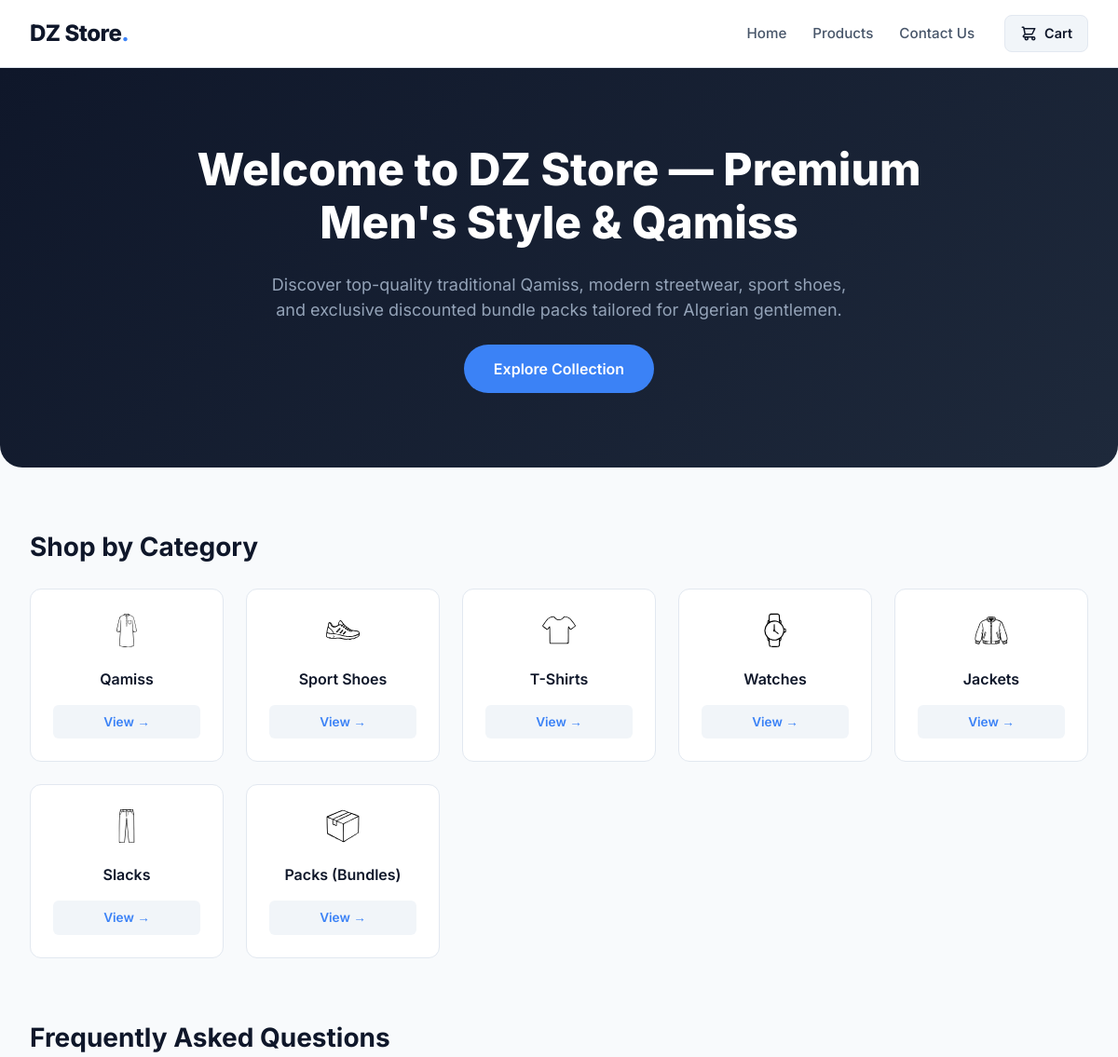
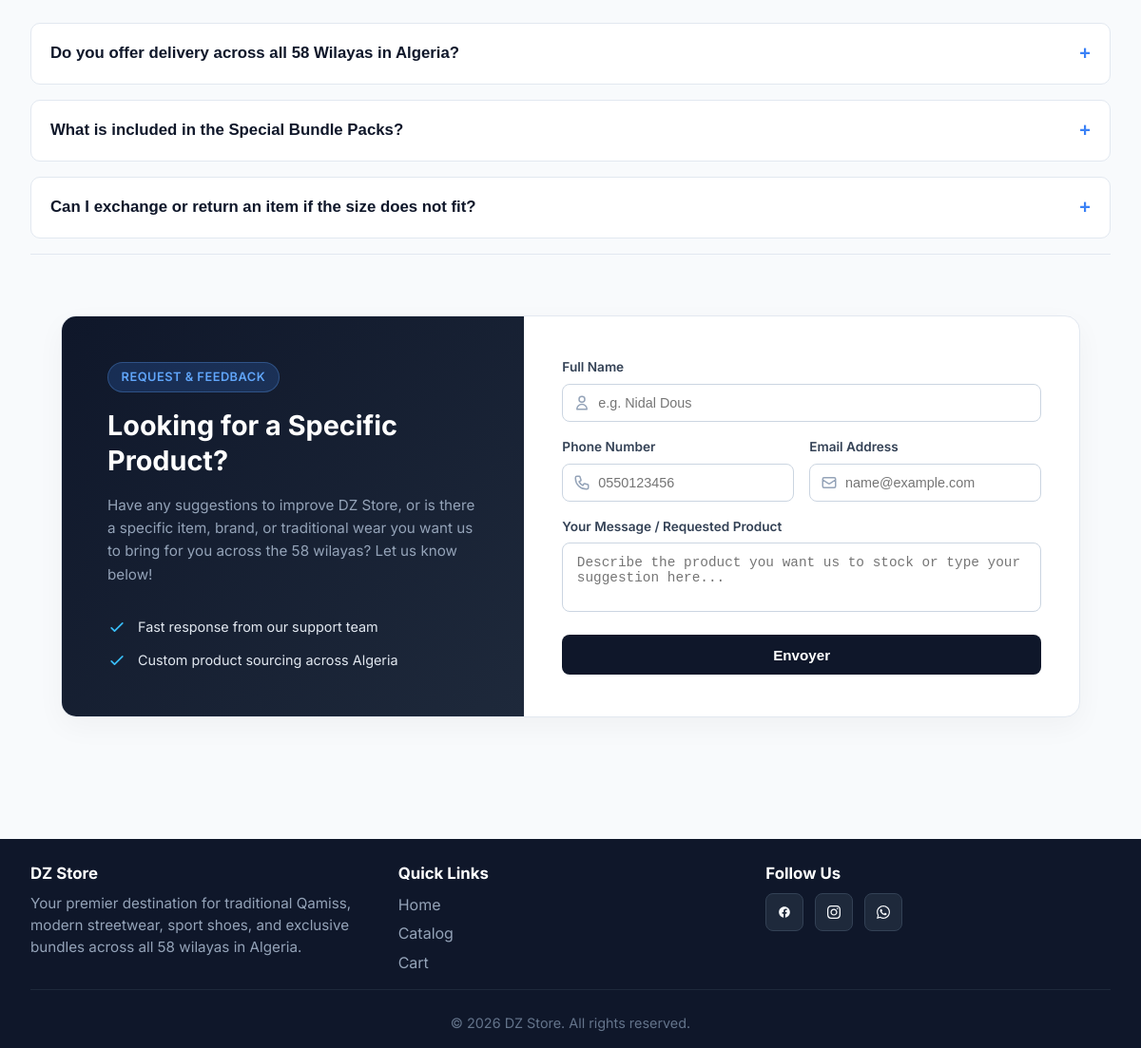
The page / on the database its author committed (2 pictures, top to bottom).
### store/models.py (models this page shows, shortened)
class Category(models.Model):
    name = models.CharField(max_length=50, unique=True)
    slug = models.SlugField(max_length=50, unique=True)
    class Meta:
        verbose_name_plural = 'Categories'
        ordering = ['id']

### store/views.py (the view)
# urls.py: 2. Add a URL to urlpatterns:  path('', views.home, name='home')
def home(request):
    categories = [
        {'name': c.name, 'slug': c.slug, 'icon': static(CATEGORY_ICONS.get(c.slug, ''))}
        for c in Category.objects.all()
    ]
    return render(request, 'store/home.html', {'categories': categories, 'faqs': FAQS})

### templates/store/home.html (shortened to what this page needs)
{% extends 'base.html' %}
{% load static %}
{% block extra_css %}
<link rel="stylesheet" href="{% static 'css/home.css' %}">
<link rel="stylesheet" href="{% static 'css/suggestion.css' %}">
{% endblock %}
{% block content %}
<div class="home">
  <section class="hero">
    <div class="hero-content">
      <h1>Welcome to DZ Store — Premium Men's Style & Qamiss</h1>
      <p>Discover top-quality traditional Qamiss, modern streetwear, sport shoes, and exclusive discounted bundle packs tailored for Algerian gentlemen.</p>
      <a href="{% url 'store:products' %}" class="hero-btn">Explore Collection</a>
    </div>
  </section>
  <div class="section-container">
    <h2 class="section-title">Shop by Category</h2>
    <div class="categories-grid">
      {% for cat in categories %}
      <a href="{% url 'store:products' %}?category={{ cat.name|urlencode }}" class="category-card">
        <div class="category-icon-wrapper">
          <img src="{{ cat.icon }}" alt="{{ cat.name }}" class="category-svg-img">
        </div>
        <span class="category-name">{{ cat.name }}</span>
        <span class="category-btn">View &rarr;</span>
      </a>
      {% endfor %}
    </div>
  </div>
  <div class="section-container">
    <h2 class="section-title">Frequently Asked Questions</h2>
    <div class="faq-list">
      {% for faq in faqs %}
      <div class="faq-item">
        <button type="button" class="faq-question">
          <span>{{ faq.question }}</span>
          <span class="faq-icon">+</span>
        </button>
      </div>
      {% endfor %}
      <section class="suggestion-section" id="contact">
        <div class="suggestion-container">
          <div class="suggestion-info-side">
            <div class="suggestion-badge">Request &amp; Feedback</div>
            <h2>Looking for a Specific Product?</h2>
            <p>Have any suggestions to improve DZ Store, or is there a specific item, brand, or traditional wear you want us to bring for you across the 58 wilayas? Let us know below!</p>
            <div class="suggestion-features">
              <div class="feature-item">
                <svg width="20" height="20" fill="none" stroke="currentColor" stroke-width="2" viewBox="0 0 24 24"><path stroke-linecap="round" stroke-linejoin="round" d="M5 13l4 4L19 7"/></svg>
                <span>Fast response from our support team</span>
              </div>
              <div class="feature-item">
                <svg width="20" height="20" fill="none" stroke="currentColor" stroke-width="2" viewBox="0 0 24 24"><path stroke-linecap="round" stroke-linejoin="round" d="M5 13l4 4L19 7"/></svg>
                <span>Custom product sourcing across Algeria</span>
              </div>
            </div>
          </div>
          <div class="suggestion-form-side">
            <form class="suggestion-form" id="suggestion-form">
              <div class="form-group">
                <label for="fullName">Full Name</label>
                <div class="input-with-icon">
                  <svg width="18" height="18" fill="none" stroke="currentColor" stroke-width="2" viewBox="0 0 24 24"><path stroke-linecap="round" stroke-linejoin="round" d="M16 7a4 4 0 11-8 0 4 4 0 018 0zM12 14a7 7 0 00-7 7h14a7 7 0 00-7-7z"/></svg>
                  <input type="text" id="fullName" name="fullName" placeholder="e.g. Nidal Dous" required>
                </div>
              </div>
              <div class="form-row">
                <div class="form-group">
                  <label for="phone">Phone Number</label>
                  <div class="input-with-icon">
                    <input type="tel" id="phone" name="phone" placeholder="0550123456" required>
                  </div>
                </div>
                <div class="form-group">
                  <label for="email">Email Address</label>
                  <div class="input-with-icon">
                    <svg width="18" height="18" fill="none" stroke="currentColor" stroke-width="2" viewBox="0 0 24 24"><path stroke-linecap="round" stroke-linejoin="round" d="M3 8l7.89 5.26a2 2 0 002.22 0L21 8M5 19h14a2 2 0 002-2V7a2 2 0 00-2-2H5a2 2 0 00-2 2v10a2 2 0 002 2z"/></svg>
                    <input type="email" id="email" name="email" placeholder="name@example.com" required>
                  </div>
                </div>
              </div>
              <div class="form-group">
                <label for="message">Your Message / Requested Product</label>
                <textarea id="message" name="message" rows="3" placeholder="Describe the product you want us to stock or type your suggestion here..." required></textarea>
              </div>
              <button type="submit" class="submit-btn">Envoyer</button>
            </form>
          </div>
        </div>
      </section>
    </div>
  </div>
</div>
{% endblock %}

### static/css/base.css (style rules this page uses)
* { box-sizing: border-box; margin: 0; padding: 0; }
body { font-family: 'Inter', sans-serif; background-color: #f8fafc; color: #1e293b; line-height: 1.5; }
a { text-decoration: none; color: inherit; }

### static/css/home.css (style rules this page uses)
.home { display: flex; flex-direction: column; gap: 4rem; padding-bottom: 4rem; }
.hero { background: linear-gradient(135deg, #0f172a 0%, #1e293b 100%); color: #ffffff; padding: 5rem 2rem; text-align: center; border-radius: 0 0 24px 24px; }
.hero-content { max-width: 800px; margin: 0 auto; display: flex; flex-direction: column; gap: 1.5rem; align-items: center; }
.hero h1 { font-size: 3rem; font-weight: 800; line-height: 1.2; }
.hero p { font-size: 1.125rem; color: #94a3b8; max-width: 650px; }
.hero-btn { background-color: #3b82f6; color: #ffffff; padding: 0.875rem 2rem; border-radius: 9999px; font-weight: 600; transition: background-color 0.2s, transform 0.2s; }
.section-container { max-width: 1200px; margin: 0 auto; width: 100%; padding: 0 2rem; }
.section-title { font-size: 1.75rem; font-weight: 700; color: #0f172a; margin-bottom: 1.5rem; }
.categories-grid { display: grid; grid-template-columns: repeat(auto-fill, minmax(180px, 1fr)); gap: 1.5rem; }
.category-card { background: #ffffff; border: 1px solid #e2e8f0; border-radius: 12px; padding: 1.5rem; text-align: center; display: flex; flex-direction: column; gap: 1rem; transition: transform 0.2s, box-shadow 0.2s; }
.category-name { font-weight: 600; color: #0f172a; }
.category-btn { background: #f1f5f9; color: #3b82f6; padding: 0.5rem; border-radius: 6px; font-weight: 600; font-size: 0.85rem; transition: background 0.2s; }
.faq-list { display: flex; flex-direction: column; gap: 1rem; }
.faq-item { background: #ffffff; border: 1px solid #e2e8f0; border-radius: 10px; overflow: hidden; }
.faq-question { width: 100%; padding: 1.25rem; background: none; border: none; display: flex; justify-content: space-between; align-items: center; font-size: 1.05rem; font-weight: 600; color: #0f172a; cursor: pointer; text-align: left; }
.faq-icon { font-size: 1.25rem; font-weight: 700; color: #3b82f6; transition: transform 0.2s; }
.category-icon-wrapper { width: 40px; height: 40px; margin: 0 auto 0.25rem auto; display: flex; justify-content: center; align-items: center; }
.category-svg-img { width: 100%; height: 100%; object-fit: contain; filter: brightness(0.2); transition: transform 0.2s; }

### rows shown on the page
Category: name "Qamiss"
Category: name "Sport Shoes"
Category: name "T-Shirts"
Category: name "Watches"
Category: name "Jackets"
Category: name "Slacks"
Category: name "Packs (Bundles)"

### other values the page prints
{{ faq.question }} "Do you offer delivery across all 58 Wilayas in Algeria?" "What is included in the Special Bundle Packs?" "Can I exchange or return an item if the size does not fit?"
